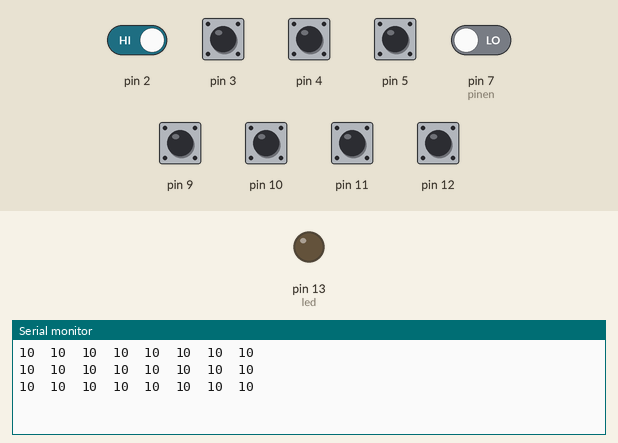
Recording of a sketch running on a simulated Arduino Uno, built with avr-gcc and run on an emulated ATmega328P. Parts: output pins drawn as LEDs (lit = HIGH), the last lines printed to the serial monitor. Inputs (shaded band) come from the test bench; at power-on: pin 2–5, pin 9–12 HIGH, pin 7 (pinen) LOW.

Above: at 4.2 s.
4.3 s: pin 2 driven LOW and pin 7 (pinen) driven HIGH
At 6.8 s:
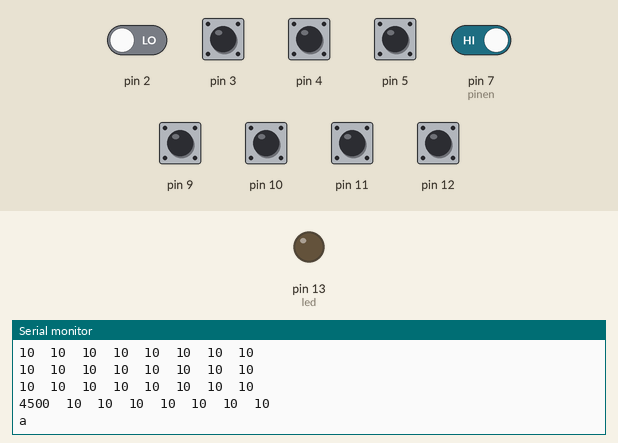
9.6 s: pin 3 pulled LOW for 2.05 s
At 12.0 s:
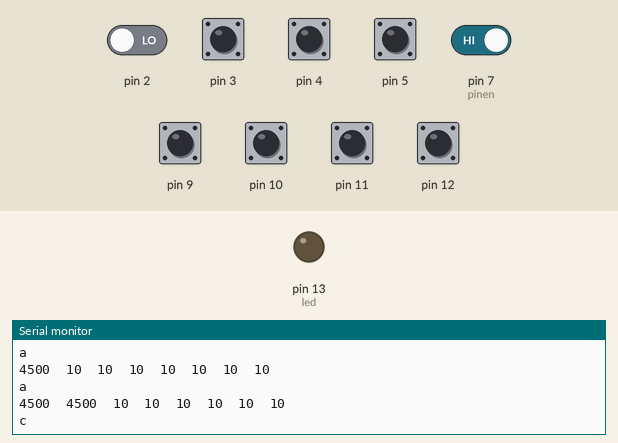
13.1 s: pin 4 pulled LOW for 2.05 s
At 15.5 s:
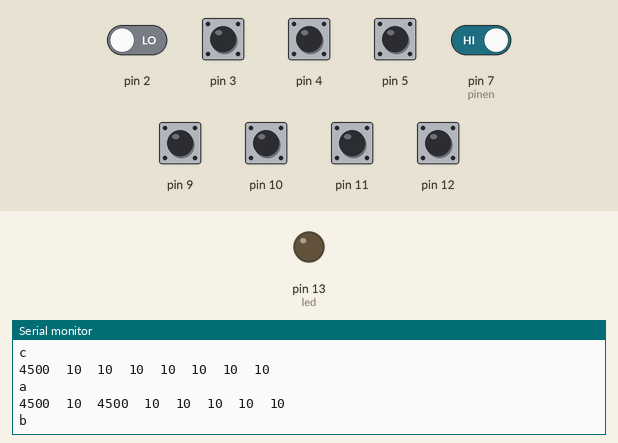
16.6 s: pin 5 pulled LOW for 2.05 s
At 18.9 s:
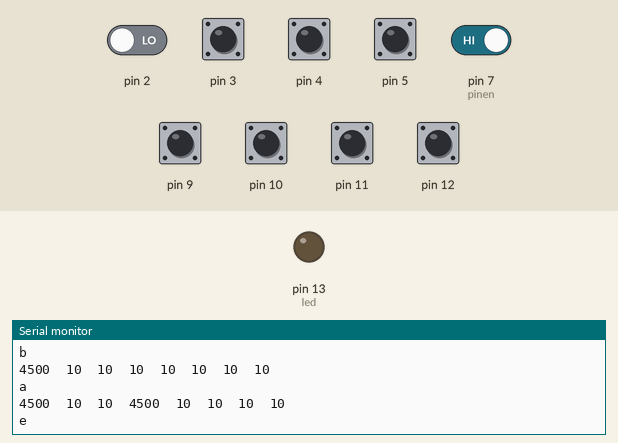
20.1 s: pin 9 pulled LOW for 2.05 s
At 22.4 s:
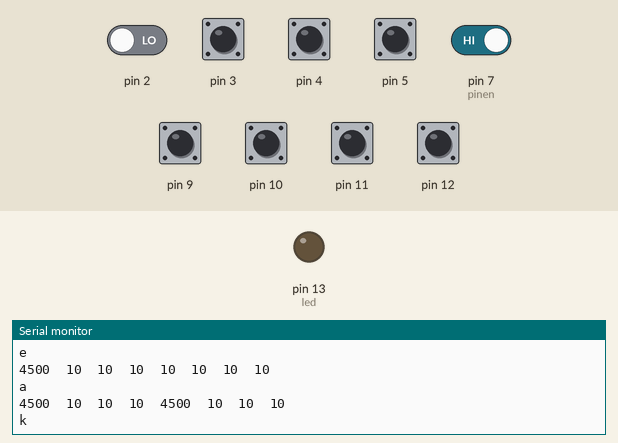
23.6 s: pin 12 pulled LOW for 2.05 s
At 25.8 s:
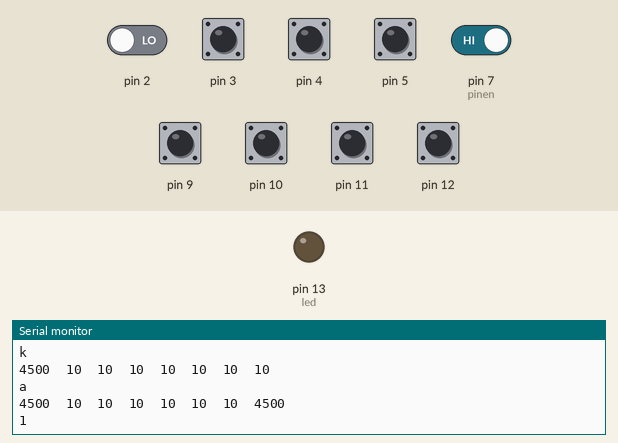

The sketch:

act_braille.ino
```cpp
#include <CapacitiveSensor.h>

//pin 6 used as function generator
CapacitiveSensor   cs_6_2 = CapacitiveSensor(6,2);
CapacitiveSensor   cs_6_3 = CapacitiveSensor(6,3);
CapacitiveSensor   cs_6_4 = CapacitiveSensor(6,4);
CapacitiveSensor   cs_6_5 = CapacitiveSensor(6,5);

//pin 8 used as function generator
CapacitiveSensor   cs_8_9 = CapacitiveSensor(8,9);
CapacitiveSensor   cs_8_10 = CapacitiveSensor(8,10);
CapacitiveSensor   cs_8_11 = CapacitiveSensor(8,11);
CapacitiveSensor   cs_8_12 = CapacitiveSensor(8,12);

//for enabling
int pinen=7;
int led=13;
int c=0;

//threshing value
int thresh=160;
//this threshing value is for the pins connected to ldr
//also change the threshing index in the if part
int thresh1=160;

void setup()
{
  Serial.begin(9600);

  pinMode(pinen,INPUT);
  pinMode(led,OUTPUT);
}

void loop()
{
  /*if (c==0)
   {
   Serial.println("hi this is easy type.");
   c=c+1;
   }*/
  long start=millis();
  //getting the respose corresponding to pin6
  long total2 =  cs_6_2.capacitiveSensor(30);
  long total3 =  cs_6_3.capacitiveSensor(30);
  long total4 =  cs_6_4.capacitiveSensor(30);
  long total5 =  cs_6_5.capacitiveSensor(30);

  //getting the response corresponding to pin8
  long total9 =  cs_8_9.capacitiveSensor(30);
  long total10 =  cs_8_10.capacitiveSensor(30);
  long total11 =  cs_8_11.capacitiveSensor(30);
  long total12 =  cs_8_12.capacitiveSensor(30);


  Serial.println();
  Serial.print(total2);
  Serial.print("\t");
  Serial.print(total3);
  Serial.print("\t");
  Serial.print(total4);
  Serial.print("\t");
  Serial.print(total5);
  Serial.print("\t");
  Serial.print(total9);
  Serial.print("\t");
  Serial.print(total10);
  Serial.print("\t");
  Serial.print(total11);
  Serial.print("\t");
  Serial.print(total12);
  Serial.print("\t");
  Serial.println();


  //the a* will contain the value of normal 6 bits while
  // b* will contain the shift data and other crap
  long a2=0,a3=0,a4=0,a5=0,a9=0,a10=0,b1=0,b2=0,resa=0,resb=0;


  //signals for another round of input
  digitalWrite(pinen,LOW);
  delay(1200);

  if (digitalRead(pinen)==1)
  {
    if(total2>thresh || total2<0)
    {
      a2=1;
    }
    if(total3>thresh1 || total3<0)
    {
      a3=1;
    }
    if(total4>150 || total4<0)
    {
      a4=1;
    }
    if(total5>thresh1 || total5<0)
    {
      a5=1;
    }
    if(total9>thresh || total9<0)
    {
      a9=1;
    }
    if(total10>thresh1 || total10<0)
    {
      a10=1;
    }
    if(total11>thresh || total11<0)
    {
      b1=1;
    }
    if(total12>thresh1 || total12<0)
    {
      b2=1;
    }

    /*
    Serial.println();
     Serial.print(a2);
     Serial.print("\t");
     Serial.print(a3);
     Serial.print("\t");
     Serial.print(a4);
     Serial.print("\t");
     Serial.print(a5);
     Serial.print("\t");
     Serial.print(a9);
     Serial.print("\t");
     Serial.print(a10);
     Serial.print("\t");
     Serial.print(b1);
     Serial.print("\t");
     Serial.print(b2);
     Serial.print("\t");
     Serial.println();
     */


    //getting the two binary data
    resa=(a2)+(a3*10)+(a4*100)+(a5*1000)+(a9*10000)+(a10*100000);
    resb=b1+b2*10;

    /*Serial.print(resa);
     Serial.print("\t");
     Serial.print(resb);
     Serial.println();
     */
    //the block for alphabets
    if (resb==0)
    {
      switch(resa)
      {


      case 1:
        Serial.print('a');
        break;
      case 101:
        Serial.print('b');
        break;
      case 11:
        Serial.print('c');
        break;
      case 1011:
        Serial.print('d');
        break;
      case 1001:
        Serial.print('e');
        break;
      case 111:
        Serial.print('f');
        break;
      case 1111:
        Serial.print('g');
        break;
      case 1101:
        Serial.print('h');
        break;
      case 110:
        Serial.print('i');
        break;
      case 1110:
        Serial.print('j');
        break;
      case 10001:
        Serial.print('k');
        break;
      case 10101:
        Serial.print('l');
        break;
      case 10011:
        Serial.print('m');
        break;
      case 11011:
        Serial.print('n');
        break;
      case 11001:
        Serial.print('o');
        break;
      case 10111:
        Serial.print('p');
        break;
      case 11111:
        Serial.print('q');
        break;
      case 11101:
        Serial.print('r');
        break;
      case 10110:
        Serial.print('s');
        break;
      case 11110:
        Serial.print('t');
        break;
      case 110001:
        Serial.print('u');
        break;
      case 110101:
        Serial.print('v');
        break;
      case 101110:
        Serial.print('w');
        break;
      case 110011:
        Serial.print('x');
        break;
      case 111011:
        Serial.print('y');
        break;
      case 111001:
        Serial.print('z');
        break;
      case 11100:
        Serial.print('!');
        break;
      case 10000:
        Serial.print('\'');
        break;
      case 100:
        Serial.print(',');
        break;
      case 11000:
        Serial.print('-');
        break;
      case 101100:
        Serial.print('.');
        break;
      case 110100:
        Serial.print('?');
        break;
      }//switch
      //signals input is taken

    }//(resb==0)

    //the block for numbers
    else if(resb==10)
    {
      digitalWrite(led,HIGH);

      switch(resa)
      {
      case 1:
        Serial.print('1');
        break;
      case 101:
        Serial.print('2');
        break;
      case 11:
        Serial.print('3');
        break;
      case 1011:
        Serial.print('4');
        break;
      case 1001:
        Serial.print('5');
        break;
      case 111:
        Serial.print('6');
        break;
      case 1111:
        Serial.print('7');
        break;
      case 1101:
        Serial.print('8');
        break;
      case 110:
        Serial.print('9');
        break;
      case 1110:
        Serial.print('0');
        break;
      }//switch
      //signals input is taken
      digitalWrite(led,LOW);
    }//else if

  }//if (digitalRead(pinen)==HIGH)

  delay(500);

}
```

Measured:
- after the input at 4.3 s, the serial monitor: prints a new line after 0.90 s (image 1)
- after the input at 9.6 s, the serial monitor: prints a new line after 0.78 s (image 2)
- after the input at 13.1 s, the serial monitor: prints a new line after 0.73 s (image 3)
- after the input at 16.6 s, the serial monitor: prints a new line after 0.68 s (image 4)
- after the input at 20.1 s, the serial monitor: prints a new line after 0.63 s (image 5)
- after the input at 23.6 s, the serial monitor: prints a new line after 0.58 s (image 6)
